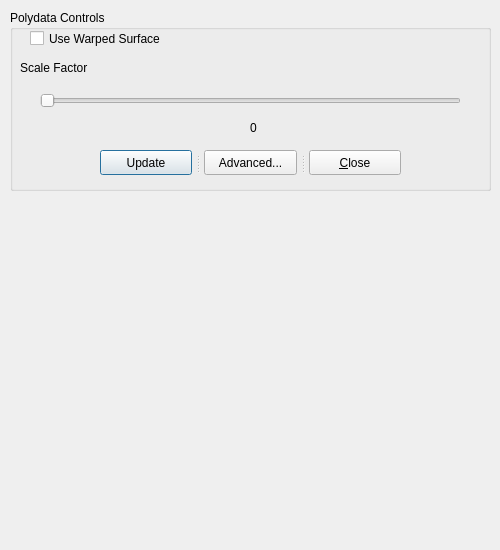
<?xml version="1.0" encoding="UTF-8"?>
<ui version="4.0">
 <class>polydataDialog</class>
 <widget class="QDialog" name="polydataDialog">
  <property name="geometry">
   <rect>
    <x>0</x>
    <y>0</y>
    <width>500</width>
    <height>550</height>
   </rect>
  </property>
  <property name="minimumSize">
   <size>
    <width>500</width>
    <height>550</height>
   </size>
  </property>
  <property name="maximumSize">
   <size>
    <width>500</width>
    <height>550</height>
   </size>
  </property>
  <property name="windowTitle">
   <string>Polydata</string>
  </property>
  <widget class="QGroupBox" name="groupBox">
   <property name="geometry">
    <rect>
     <x>10</x>
     <y>10</y>
     <width>481</width>
     <height>181</height>
    </rect>
   </property>
   <property name="title">
    <string>Polydata Controls</string>
   </property>
   <widget class="QCheckBox" name="useWarpedSurface">
    <property name="geometry">
     <rect>
      <x>20</x>
      <y>20</y>
      <width>131</width>
      <height>17</height>
     </rect>
    </property>
    <property name="text">
     <string>Use Warped Surface</string>
    </property>
   </widget>
   <widget class="QLabel" name="label">
    <property name="geometry">
     <rect>
      <x>10</x>
      <y>50</y>
      <width>81</width>
      <height>16</height>
     </rect>
    </property>
    <property name="text">
     <string>Scale Factor</string>
    </property>
   </widget>
   <widget class="QSlider" name="polydataScaleFactor">
    <property name="geometry">
     <rect>
      <x>30</x>
      <y>80</y>
      <width>421</width>
      <height>21</height>
     </rect>
    </property>
    <property name="orientation">
     <enum>Qt::Horizontal</enum>
    </property>
   </widget>
   <widget class="QLabel" name="label_2">
    <property name="geometry">
     <rect>
      <x>240</x>
      <y>110</y>
      <width>31</width>
      <height>16</height>
     </rect>
    </property>
    <property name="text">
     <string>0</string>
    </property>
   </widget>
   <widget class="QSplitter" name="splitter">
    <property name="geometry">
     <rect>
      <x>90</x>
      <y>140</y>
      <width>301</width>
      <height>25</height>
     </rect>
    </property>
    <property name="orientation">
     <enum>Qt::Horizontal</enum>
    </property>
    <property name="handleWidth">
     <number>12</number>
    </property>
    <widget class="QPushButton" name="updateButton">
     <property name="text">
      <string>Update</string>
     </property>
    </widget>
    <widget class="QPushButton" name="pushButton_2">
     <property name="text">
      <string>Advanced...</string>
     </property>
    </widget>
    <widget class="QPushButton" name="closeButton">
     <property name="text">
      <string>&amp;Close</string>
     </property>
    </widget>
   </widget>
  </widget>
 </widget>
 <resources/>
 <connections>
  <connection>
   <sender>polydataScaleFactor</sender>
   <signal>valueChanged(int)</signal>
   <receiver>label_2</receiver>
   <slot>setNum(int)</slot>
   <hints>
    <hint type="sourcelabel">
     <x>110</x>
     <y>93</y>
    </hint>
    <hint type="destinationlabel">
     <x>272</x>
     <y>125</y>
    </hint>
   </hints>
  </connection>
  <connection>
   <sender>useWarpedSurface</sender>
   <signal>clicked(bool)</signal>
   <receiver>polydataScaleFactor</receiver>
   <slot>setEnabled(bool)</slot>
   <hints>
    <hint type="sourcelabel">
     <x>77</x>
     <y>35</y>
    </hint>
    <hint type="destinationlabel">
     <x>97</x>
     <y>100</y>
    </hint>
   </hints>
  </connection>
  <connection>
   <sender>useWarpedSurface</sender>
   <signal>clicked(bool)</signal>
   <receiver>label_2</receiver>
   <slot>setEnabled(bool)</slot>
   <hints>
    <hint type="sourcelabel">
     <x>79</x>
     <y>40</y>
    </hint>
    <hint type="destinationlabel">
     <x>251</x>
     <y>128</y>
    </hint>
   </hints>
  </connection>
  <connection>
   <sender>closeButton</sender>
   <signal>clicked(bool)</signal>
   <receiver>polydataDialog</receiver>
   <slot>close()</slot>
   <hints>
    <hint type="sourcelabel">
     <x>352</x>
     <y>171</y>
    </hint>
    <hint type="destinationlabel">
     <x>436</x>
     <y>273</y>
    </hint>
   </hints>
  </connection>
 </connections>
</ui>
